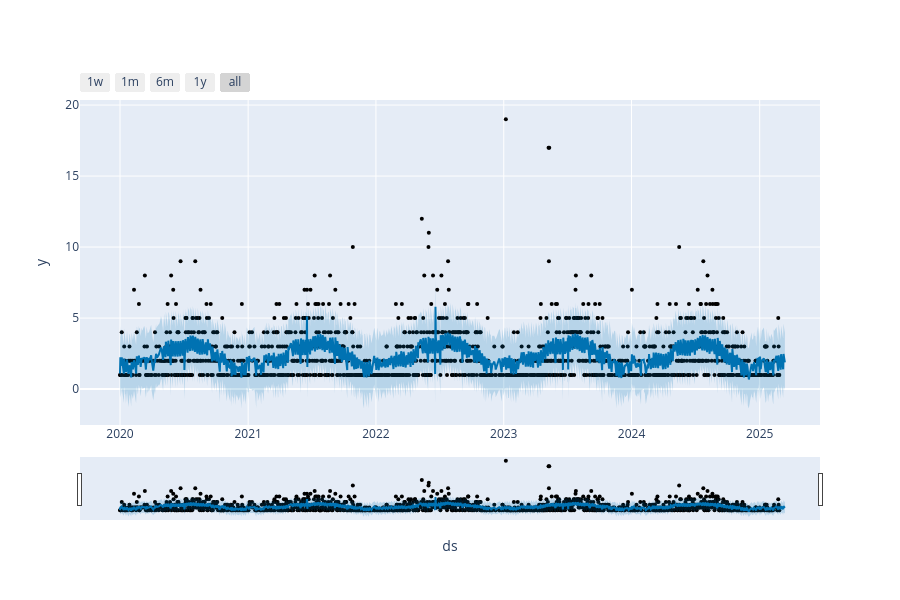
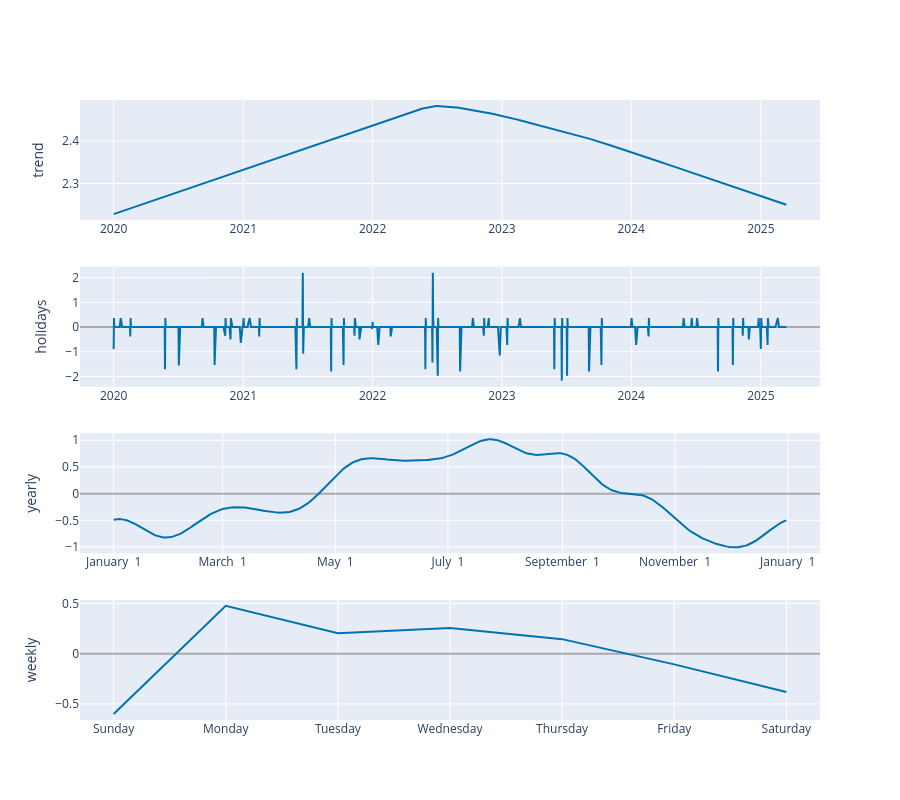

These figures' notebook cell, in order:
### Markdown cell above
## Plots and Evaluation of the Model

### Code cell
fig1 = plot_plotly(m, forecast)
fig1.show()

fig2 = plot_components_plotly(m, forecast)
fig2.show()

### Figure 1 — Plotly figure (JSON) as saved in the notebook; plotly's stock layout.template omitted (floating-point values rounded to 4 significant figures; data arrays with more than 128 entries replaced by an {"elided": "..."} marker saying what was removed)
{"data": [{"marker": {"color": "black", "size": 4}, "mode": "markers", "name": "Actual", "type": "scatter", "x": {"elided": "1382 str values"}, "y": {"elided": "1382 int values"}}, {"hoverinfo": "skip", "line": {"width": 0}, "mode": "lines", "type": "scatter", "x": {"elided": "1396 str values"}, "y": {"elided": "1396 float values"}}, {"fill": "tonexty", "fillcolor": "rgba(0, 114, 178, 0.2)", "line": {"color": "#0072B2", "width": 2}, "mode": "lines", "name": "Predicted", "type": "scatter", "x": {"elided": "1396 str values"}, "y": {"elided": "1396 float values"}}, {"fill": "tonexty", "fillcolor": "rgba(0, 114, 178, 0.2)", "hoverinfo": "skip", "line": {"width": 0}, "mode": "lines", "type": "scatter", "x": {"elided": "1396 str values"}, "y": {"elided": "1396 float values"}}], "layout": {"height": 600, "showlegend": false, "width": 900, "xaxis": {"rangeselector": {"buttons": [{"count": 7, "label": "1w", "step": "day", "stepmode": "backward"}, {"count": 1, "label": "1m", "step": "month", "stepmode": "backward"}, {"count": 6, "label": "6m", "step": "month", "stepmode": "backward"}, {"count": 1, "label": "1y", "step": "year", "stepmode": "backward"}, {"step": "all"}]}, "rangeslider": {"visible": true}, "title": {"text": "ds"}, "type": "date"}, "yaxis": {"title": {"text": "y"}}}}

### Figure 2 — Plotly figure (JSON) as saved in the notebook; plotly's stock layout.template omitted (floating-point values rounded to 4 significant figures; data arrays with more than 128 entries replaced by an {"elided": "..."} marker saying what was removed)
{"data": [{"line": {"color": "#0072B2", "width": 2}, "mode": "lines", "name": "trend", "type": "scatter", "x": {"elided": "1396 str values"}, "xaxis": "x", "y": {"elided": "1396 float values"}, "yaxis": "y"}, {"line": {"color": "#0072B2", "width": 2}, "mode": "lines", "name": "holidays", "text": {"elided": "1396 str values"}, "type": "scatter", "x": {"elided": "1396 str values"}, "xaxis": "x2", "y": {"elided": "1396 float values"}, "yaxis": "y2"}, {"line": {"color": "#0072B2", "width": 2}, "mode": "lines", "name": "yearly", "type": "scatter", "x": {"elided": "365 str values"}, "xaxis": "x3", "y": {"elided": "365 float values"}, "yaxis": "y3"}, {"line": {"color": "#0072B2", "width": 2}, "mode": "lines", "name": "weekly", "type": "scatter", "x": ["2017-01-01T00:00:00", "2017-01-02T00:00:00", "2017-01-03T00:00:00", "2017-01-04T00:00:00", "2017-01-05T00:00:00", "2017-01-06T00:00:00", "2017-01-07T00:00:00"], "xaxis": "x4", "y": [-0.6001, 0.4779, 0.2041, 0.2574, 0.1464, -0.1054, -0.3803], "yaxis": "y4"}], "layout": {"height": 800, "showlegend": false, "width": 900, "xaxis": {"anchor": "y", "domain": [0, 1], "range": ["2019-09-28T01:12:00", "2025-06-16T22:48:00"], "type": "date"}, "xaxis2": {"anchor": "y2", "domain": [0, 1], "range": ["2019-09-28T01:12:00", "2025-06-16T22:48:00"], "type": "date"}, "xaxis3": {"anchor": "y3", "domain": [0, 1], "range": ["2016-12-13T18:54:02.958904115", "2018-01-18T11:04:57.863013581"], "tickformat": "%B %e", "type": "date"}, "xaxis4": {"anchor": "y4", "domain": [0, 1], "range": ["2016-12-31T16:48:00", "2017-01-07T07:12:00"], "tickformat": "%A", "type": "date"}, "yaxis": {"anchor": "x", "domain": [0.8063, 1], "rangemode": "normal", "title": {"text": "trend"}, "zerolinecolor": "#AAA"}, "yaxis2": {"anchor": "x2", "domain": [0.5375, 0.7312], "rangemode": "tozero", "title": {"text": "holidays"}, "zerolinecolor": "#AAA"}, "yaxis3": {"anchor": "x3", "domain": [0.2687, 0.4625], "title": {"text": "yearly"}, "zerolinecolor": "#AAA"}, "yaxis4": {"anchor": "x4", "domain": [0, 0.1938], "title": {"text": "weekly"}, "zerolinecolor": "#AAA"}}}
